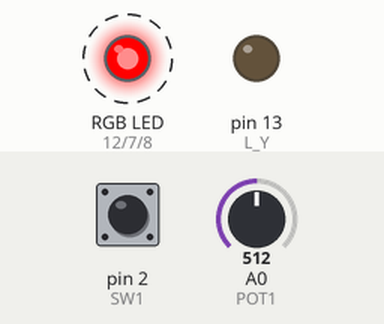
This sketch was run on a simulated Arduino Uno, built with avr-gcc and run on an emulated ATmega328P. Shown: an RGB LED mixed from three pins (HIGH = lit), output pins drawn as LEDs (lit = HIGH). Dashed ring = blinking. Inputs (shaded band) come from the test bench; at power-on: pin 2 (SW1) HIGH, A0 (POT1) = 512.

Above: at 3.2 s.
3.3 s: pin 2 (SW1) pulled LOW for 1.5 s
At 4.7 s:
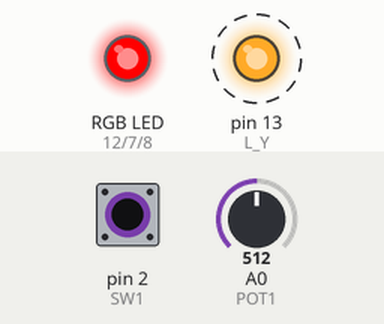
At 5.3 s:
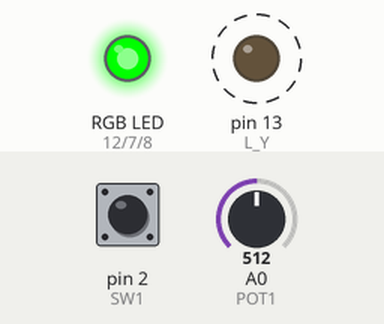
7.6 s: pin 2 (SW1) pulled LOW for 3.2 s
At 10.8 s:
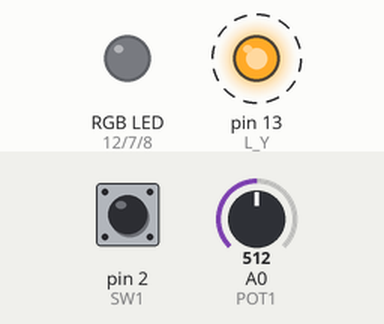
Timing chart, 0 to 18.5 s (numbered marks = the images above; inputs shaded):
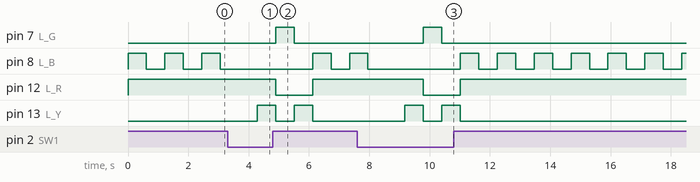

Measured:
- after the input at 3.3 s, pin 7 (L_G): LOW → HIGH after 1.6 s, → LOW 0.61 s later; pin 12 (L_R): HIGH → LOW after 1.6 s, → HIGH 1.2 s later; pin 13 (L_Y): alternates HIGH for 0.61 s and LOW for 0.61 s, 4 changes in all, then stays LOW, starting after 0.98 s
- after the input at 7.6 s, pin 7 (L_G): LOW → HIGH after 2.2 s, → LOW 0.61 s later; pin 12 (L_R): HIGH → LOW after 2.2 s, → HIGH 1.2 s later; pin 13 (L_Y): alternates HIGH for 0.61 s and LOW for 0.61 s, 4 changes in all, then stays LOW, starting after 1.6 s
- by itself, pin 8 (L_B): repeats every 1.2 s: HIGH 0.61 s, LOW 0.61 s

The sketch:

semaphore04.ino
```cpp
#include <Arduino.h>

#define L_RGB_R 5
#define L_RGB_G 11
#define L_RGB_B 6

#define L_R 12
#define L_Y 13
#define L_G 7
#define L_B 8

#define SW1 2
#define SW2 3
#define SW3 4

#define PIEZO_A 9
#define PIEZO_B 10

#define POT1 A0
#define POT2 A1

#define PHOTO A2

#define DHTPIN A3
#define DHTTYPE DHT11

#define S1 5
#define S2 6
#define S3 9
#define S4 10
#define S5 11

// komentář na řádek
/*
  víceřádkový komentář
*/

void setup() {
  pinMode(SW1, INPUT_PULLUP);
  pinMode(L_R, OUTPUT);
  pinMode(L_Y, OUTPUT);
  pinMode(L_G, OUTPUT);
  pinMode(L_B, OUTPUT);
}

int casCekani = 500;

void loop() {
  casCekani = analogRead(POT1) + 100;
  digitalWrite(L_R, HIGH);

  while (digitalRead(SW1) == HIGH) {
    // nedelej nic
    digitalWrite(L_B, HIGH);
    delay(casCekani);
    digitalWrite(L_B, LOW);
    delay(casCekani);
  }

  delay(casCekani);
  digitalWrite(L_Y, HIGH);
  delay(casCekani);
  digitalWrite(L_R, LOW);
  digitalWrite(L_Y, LOW);
  digitalWrite(L_G, HIGH);
  delay(casCekani);
  digitalWrite(L_G, LOW);
  digitalWrite(L_Y, HIGH);
  delay(casCekani);
  digitalWrite(L_Y, LOW);
}
```
